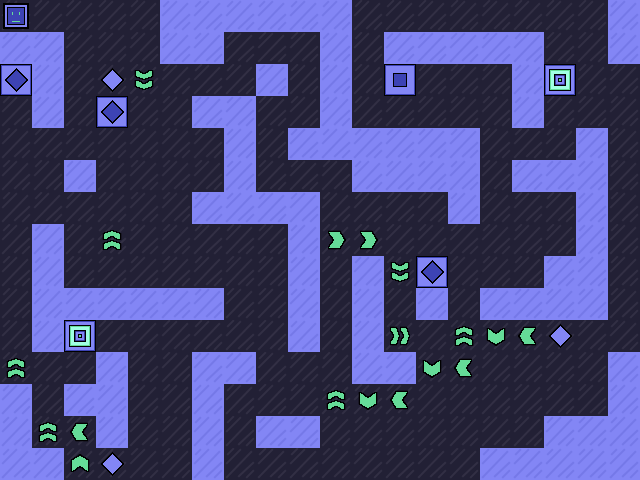

Below is a game level as drawn by its tile map, then a one-line description and the .tmx that defines it (tile-layer data replaced by summaries):
An orthogonal 20x15 tile map with 32x32 px tiles, 2 tile layers (background, entities), 2 tilesets.

<map version="1.2" tiledversion="1.3.5" orientation="orthogonal" renderorder="right-down" width="20" height="15" tilewidth="32" tileheight="32" infinite="0" nextlayerid="3" nextobjectid="1">
 <tileset firstgid="1" name="bgTiles" tilewidth="32" tileheight="32" tilecount="64" columns="8">
  <image source="../spritesheets/levelSpritesheet.png" width="256" height="256" />
  <tile id="0">
   <properties>
    <property name="parity" type="int" value="2" />
   </properties>
  </tile>
  <tile id="1">
   <properties>
    <property name="parity" type="int" value="1" />
   </properties>
  </tile>
 </tileset>
 <tileset firstgid="65" name="entityTiles" tilewidth="32" tileheight="32" tilecount="64" columns="8">
  <image source="../spritesheets/entitySpritesheet.png" width="256" height="256" />
  <tile id="0">
   <properties>
    <property name="name" value="diamond" />
    <property name="parity" type="int" value="2" />
   </properties>
  </tile>
  <tile id="1">
   <properties>
    <property name="name" value="diamond" />
    <property name="parity" type="int" value="1" />
   </properties>
  </tile>
  <tile id="4">
   <properties>
    <property name="direction" type="int" value="3" />
    <property name="name" value="boost" />
    <property name="parity" type="int" value="1" />
    <property name="power" type="int" value="1" />
   </properties>
  </tile>
  <tile id="5">
   <properties>
    <property name="direction" type="int" value="1" />
    <property name="name" value="boost" />
    <property name="parity" type="int" value="1" />
    <property name="power" type="int" value="1" />
   </properties>
  </tile>
  <tile id="6">
   <properties>
    <property name="direction" type="int" value="4" />
    <property name="name" value="boost" />
    <property name="parity" type="int" value="1" />
    <property name="power" type="int" value="20" />
   </properties>
  </tile>
  <tile id="7">
   <properties>
    <property name="direction" type="int" value="2" />
    <property name="name" value="boost" />
    <property name="parity" type="int" value="1" />
    <property name="power" type="int" value="20" />
   </properties>
  </tile>
  <tile id="8">
   <properties>
    <property name="direction" type="int" value="1" />
    <property name="name" value="player" />
    <property name="parity" type="int" value="2" />
   </properties>
  </tile>
  <tile id="9">
   <properties>
    <property name="direction" type="int" value="3" />
    <property name="name" value="player" />
    <property name="parity" type="int" value="2" />
   </properties>
  </tile>
  <tile id="10">
   <properties>
    <property name="direction" type="int" value="4" />
    <property name="name" value="player" />
    <property name="parity" type="int" value="2" />
   </properties>
  </tile>
  <tile id="11">
   <properties>
    <property name="direction" type="int" value="2" />
    <property name="name" value="player" />
    <property name="parity" type="int" value="2" />
   </properties>
  </tile>
  <tile id="12">
   <properties>
    <property name="direction" type="int" value="4" />
    <property name="name" value="boost" />
    <property name="parity" type="int" value="1" />
    <property name="power" type="int" value="1" />
   </properties>
  </tile>
  <tile id="13">
   <properties>
    <property name="direction" type="int" value="2" />
    <property name="name" value="boost" />
    <property name="parity" type="int" value="1" />
    <property name="power" type="int" value="1" />
   </properties>
  </tile>
  <tile id="14">
   <properties>
    <property name="direction" type="int" value="1" />
    <property name="name" value="boost" />
    <property name="parity" type="int" value="1" />
    <property name="power" type="int" value="20" />
   </properties>
  </tile>
  <tile id="15">
   <properties>
    <property name="direction" type="int" value="3" />
    <property name="name" value="boost" />
    <property name="parity" type="int" value="1" />
    <property name="power" type="int" value="20" />
   </properties>
  </tile>
  <tile id="16">
   <properties>
    <property name="name" value="receptor" />
    <property name="parity" type="int" value="2" />
    <property name="shape" value="player" />
   </properties>
  </tile>
  <tile id="17">
   <properties>
    <property name="name" value="receptor" />
    <property name="parity" type="int" value="2" />
    <property name="shape" value="diamond" />
   </properties>
  </tile>
  <tile id="18">
   <properties>
    <property name="name" value="portal" />
    <property name="parity" type="int" value="2" />
   </properties>
  </tile>
  <tile id="20">
   <properties>
    <property name="direction" type="int" value="3" />
    <property name="name" value="boost" />
    <property name="parity" type="int" value="2" />
    <property name="power" type="int" value="1" />
   </properties>
  </tile>
  <tile id="21">
   <properties>
    <property name="direction" type="int" value="1" />
    <property name="name" value="boost" />
    <property name="parity" type="int" value="2" />
    <property name="power" type="int" value="1" />
   </properties>
  </tile>
  <tile id="22">
   <properties>
    <property name="direction" type="int" value="4" />
    <property name="name" value="boost" />
    <property name="parity" type="int" value="2" />
    <property name="power" type="int" value="20" />
   </properties>
  </tile>
  <tile id="23">
   <properties>
    <property name="direction" type="int" value="2" />
    <property name="name" value="boost" />
    <property name="parity" type="int" value="2" />
    <property name="power" type="int" value="20" />
   </properties>
  </tile>
  <tile id="24">
   <properties>
    <property name="name" value="receptor" />
    <property name="parity" type="int" value="1" />
    <property name="shape" value="player" />
   </properties>
  </tile>
  <tile id="25">
   <properties>
    <property name="name" value="receptor" />
    <property name="parity" type="int" value="1" />
    <property name="shape" value="diamond" />
   </properties>
  </tile>
  <tile id="26">
   <properties>
    <property name="name" value="portal" />
    <property name="parity" type="int" value="1" />
   </properties>
  </tile>
  <tile id="28">
   <properties>
    <property name="direction" type="int" value="4" />
    <property name="name" value="boost" />
    <property name="parity" type="int" value="2" />
    <property name="power" type="int" value="1" />
   </properties>
  </tile>
  <tile id="29">
   <properties>
    <property name="direction" type="int" value="2" />
    <property name="name" value="boost" />
    <property name="parity" type="int" value="2" />
    <property name="power" type="int" value="1" />
   </properties>
  </tile>
  <tile id="30">
   <properties>
    <property name="direction" type="int" value="1" />
    <property name="name" value="boost" />
    <property name="parity" type="int" value="2" />
    <property name="power" type="int" value="20" />
   </properties>
  </tile>
  <tile id="31">
   <properties>
    <property name="direction" type="int" value="3" />
    <property name="name" value="boost" />
    <property name="parity" type="int" value="2" />
    <property name="power" type="int" value="20" />
   </properties>
  </tile>
 </tileset>
 <layer id="1" name="background" width="20" height="15">
  <data>[300 cells, 300 non-empty, 2 distinct tile ids]</data>
 </layer>
 <layer id="2" name="entities" width="20" height="15">
  <data>[300 cells, 28 non-empty, 12 distinct tile ids]</data>
 </layer>
</map>
